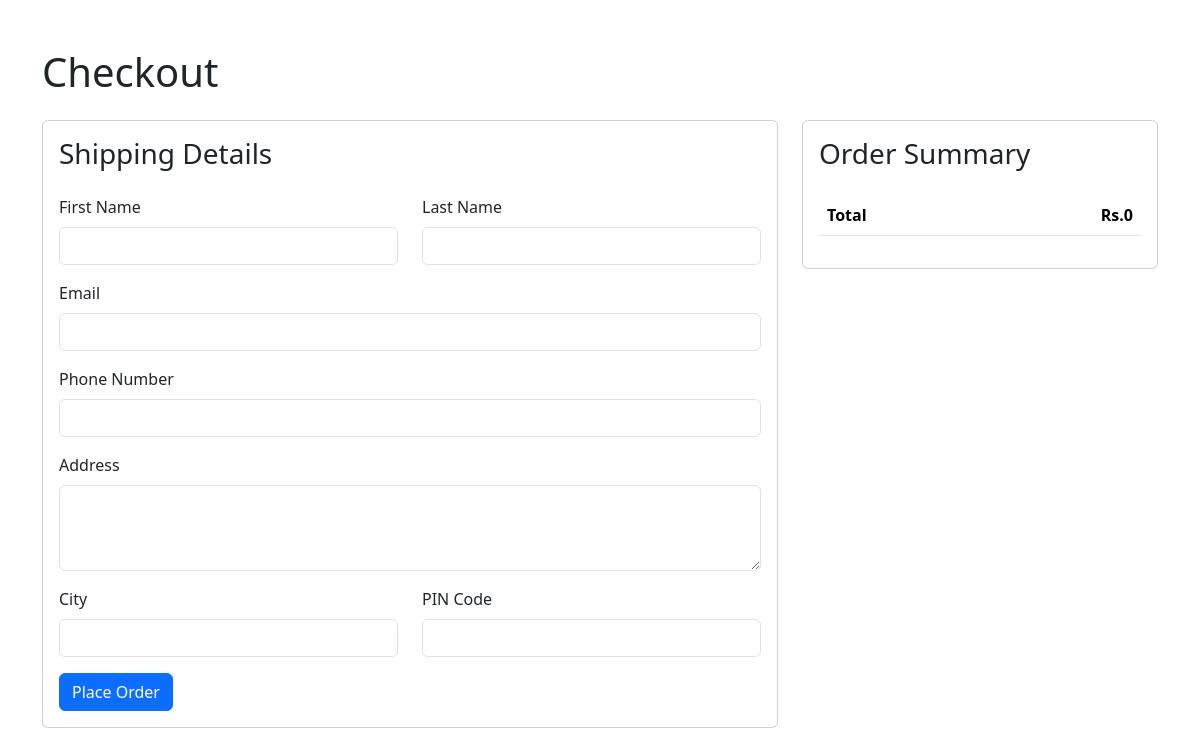
/checkout/ (signed in), run on an earlier commit of the app's database.
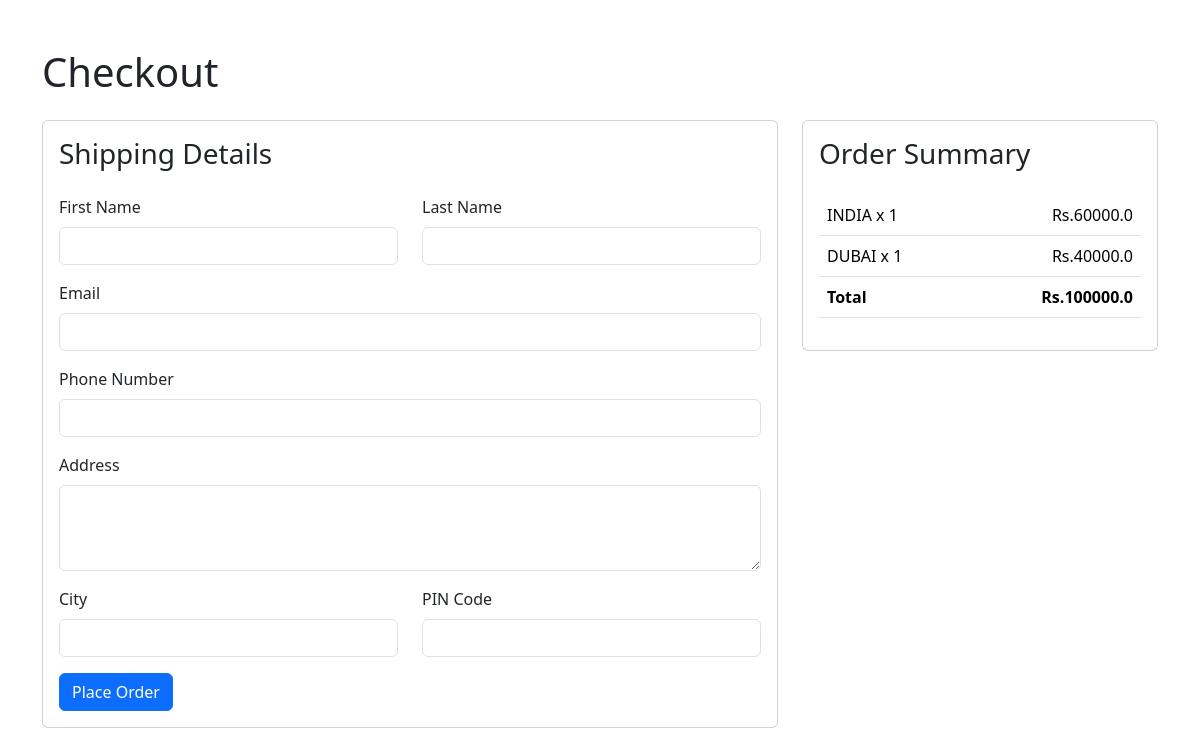
And on a later commit of the database.
### myapp/models.py (models this page shows, shortened)
class CartItem(models.Model):
    cart = models.ForeignKey(Cart, related_name="items", on_delete=models.CASCADE)
    product = models.ForeignKey(Product, on_delete=models.CASCADE)
    quantity = models.PositiveIntegerField(default=1)

class Product(models.Model):
    name = models.CharField(max_length=255)
    price = models.DecimalField(max_digits=10, decimal_places=2)
    description = models.TextField()

### myapp/views.py (the view)
# urls.py: path('checkout/', views.checkout, name='checkout'),
@login_required
def checkout(request):
    cart, _ = Cart.objects.get_or_create(user=request.user)
    cart_items = []
    cart_total = 0
    for item in cart.items.all():
        item_total = float(item.product.price) * item.quantity
        cart_items.append({
            'item': item,
            'total': item_total
        })
        cart_total += item_total
    return render(request, 'checkout.html', {
        'cart_items': cart_items,
        'cart_total': cart_total
    })

### myapp/templates/checkout.html (shortened to what the changed rows need)
{% load static %}
<!DOCTYPE html>
<html lang="en">
<head>
    <link href="https://cdn.jsdelivr.net/npm/bootstrap@5.3.3/dist/css/bootstrap.min.css" rel="stylesheet">
</head>
<body>
    <div class="container py-5">
        <h1 class="mb-4">Checkout</h1>
        <div class="row">
            <div class="col-md-4">
                <div class="card">
                    <div class="card-body">
                        <div class="table-responsive">
                            <table class="table">
                                <tbody>
                                    {% for cart_item in cart_items %}
                                    <tr>
                                        <td>{{ cart_item.item.product.name }} x {{ cart_item.item.quantity }}</td>
                                        <td class="text-end">Rs.{{ cart_item.total }}</td>
                                    </tr>
                                    {% endfor %}
                                </tbody>
                                <tfoot>
                                    <tr>
                                        <td class="text-end"><strong>Rs.{{ cart_total }}</strong></td>
                                    </tr>
                                </tfoot>
                            </table>
                        </div>
                    </div>
                </div>
            </div>
        </div>
    </div>
</body>
</html>

What changed in the data, as far as the page shows it:
added CartItem: item.product.name "INDIA", item.quantity "1", total "60000.0"
added CartItem: item.product.name "DUBAI", item.quantity "1", total "40000.0"
Also different on the page:
{{ cart_total }}: "0" → "100000.0"
